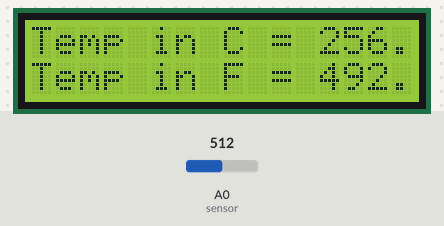
A sketch run on a simulated Arduino Uno, built with avr-gcc and run on an emulated ATmega328P. Shown: 16×2 character LCD. The inputs (shaded band) are chosen by the test bench; at power-on: A0 (sensor) = 512.

Above: at 1.2 s.
1.3 s: A0 (sensor) set to 209
At 2.5 s:
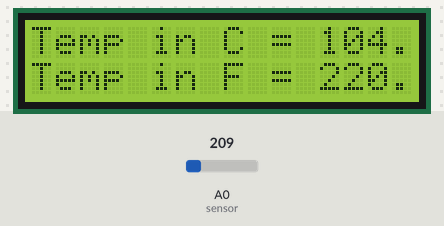
2.8 s: A0 (sensor) set to 182
At 3.6 s:
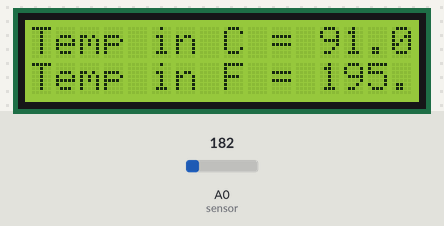
4.3 s: A0 (sensor) set to 84
At 4.8 s:
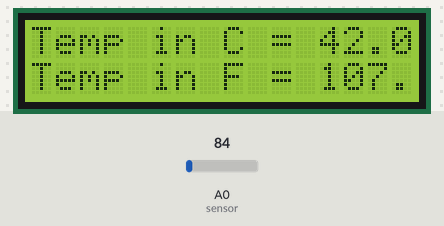
5.8 s: A0 (sensor) set to 71
At 7.0 s:
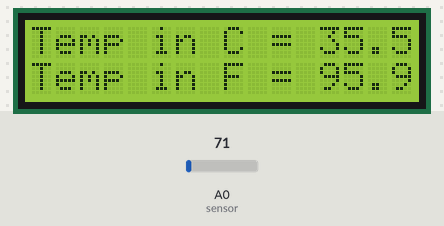
7.3 s: A0 (sensor) set to 22
At 8.2 s:
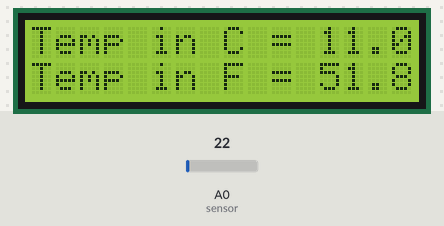
8.8 s: A0 (sensor) set to 17
At 9.4 s:
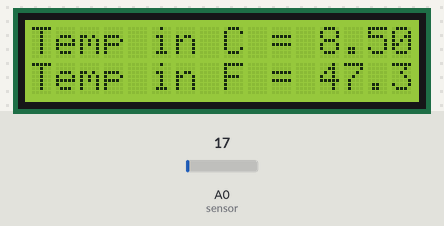
Timing chart, 0 to 11.3 s (numbered marks = the images above; inputs shaded):
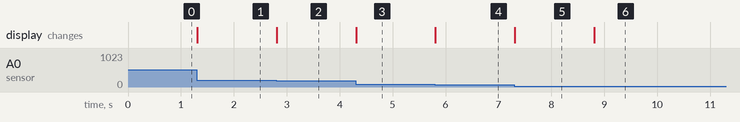

The sketch:

arduino_lcd_display_and_temperature_sensor1.ino
```cpp
#include <LiquidCrystal.h>
int i = 0;
int sensor = A0;
float temp;
float tempc;
float tempf;

/*
Circuit:
 * RS pin connected to digital pin 12
 * pin E (Enable) connected to digital pin 11
 * pin D4 connected to digital pin 5
 * pin D5 connected to digital pin 4
 * pin D6 connected to digital pin 3
 * pin D7 connected to digital pin 2
 * R / W pin connected to the GND
 * pin 1 and pin 4 connected to GND
 * pin 2 connected to + Vcc
 * 10 KOhm potentiometer / trimmer control panel connected to pin 3 of the LCD
 * pin SX potentiometer / trimmer connected to + Vcc
 * DX potentiometer / trimmer pin connected to GND
 * the left and right pins of the potentiometer / trimmer can be interchanged
*/


/*
   The instance of the LiquidCrystal object called lcd is created in which
   the LCD pins connected to the Arduino digital outputs are indicated
*/
LiquidCrystal lcd (12, 11, 5, 4, 3, 2);

void setup () {
   // set the number of columns and the number of lines of lcd
  lcd.begin (16, 2);
  // I see the message on the display
  //lcd.print ("Hackatronic.com ");
}

void loop () {
  // place the cursor in column 0 and line 1
  // (note: line 1 and the second line, as it counts starting from 0):
  //for(i=0;i++;15){
  //lcd.setCursor (i, 2);
  //}
  // print the number of seconds since the last reset
  //lcd.print (micros () / 1000);
  //lcd.print("^^^");
  //lcd.print("   ");
  //delay(100);


//delay(2000);
//t=t+2;
temp=analogRead(sensor);
tempc=(temp*5)/10;
tempf=(tempc*1.8)+32;
lcd.setCursor(0,0);
lcd.print("Temp in C = ");
lcd.println(tempc);
lcd.setCursor(0,1);
lcd.print("Temp in F = ");
lcd.println(tempf);
}
```

Measured:
- the behaviour switches between 200 and 199 on A0 (sensor) (found by bisection; images 1 and 2)
- the behaviour switches between 76 and 75 on A0 (sensor) (found by bisection; images 3 and 4)
- the behaviour switches between 20 and 19 on A0 (sensor) (found by bisection; images 5 and 6)
- after the input at 1.3 s, the display: changes at once (image 1)
- after the input at 2.8 s, the display: changes at once (image 2)
- after the input at 4.3 s, the display: changes at once (image 3)
- after the input at 5.8 s, the display: changes at once (image 4)
- after the input at 7.3 s, the display: changes at once (image 5)
- after the input at 8.8 s, the display: changes at once (image 6)
